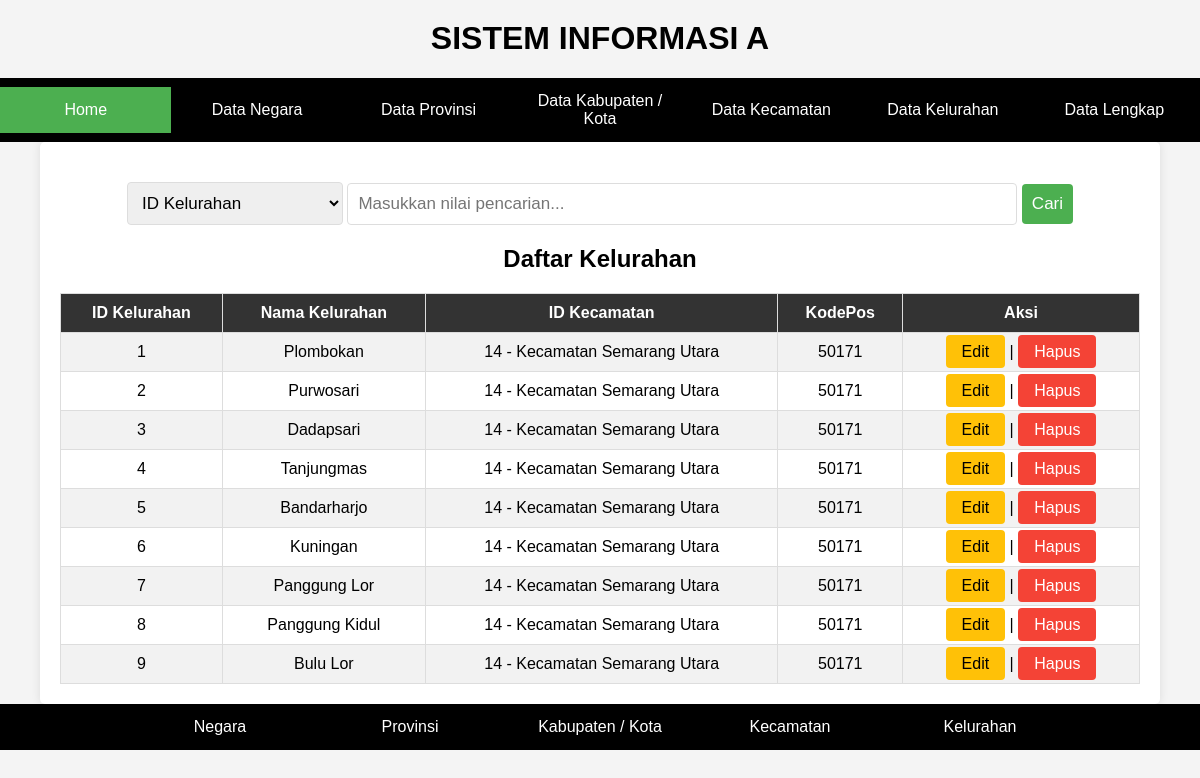
The page /admins/kelurahan.php on the database its author committed.
### tables this page shows
CREATE TABLE `areakelurahan` (
  `Id_Kelurahan` int(10) NOT NULL,
  `Kelurahan` varchar(100) NOT NULL,
  `Id_Kecamatan` int(11) NOT NULL,
  `KodePos` int(10) NOT NULL
);

CREATE TABLE `areakecamatan` (
  `Id_Kecamatan` int(11) NOT NULL,
  `Kecamatan` varchar(100) NOT NULL,
  `Id_KabKota` int(11) NOT NULL
);

### admins/kelurahan.php (the view, shortened to what this page needs)
<?php
$servername = "localhost";
$username = "root";
$password = "";
$dbname = "sia";
$conn = new mysqli($servername, $username, $password, $dbname);
$searchQuery = "";
$searchBy = "";
$sql = "SELECT areakelurahan.id_kelurahan, areakelurahan.kelurahan, areakelurahan.id_kecamatan, areakelurahan.kodepos, areakecamatan.kecamatan
        FROM areakelurahan
        JOIN areakecamatan ON areakelurahan.id_kecamatan = areakecamatan.id_kecamatan";
$result = $conn->query($sql);
?>
<!DOCTYPE html>
<html lang="en">
<head>
</head>
<body>
<h1>SISTEM INFORMASI A</h1>
<div class="navbar">
    <a href="../index.php" class="active">Home</a>
    <a href="../admins/negara.php">Data Negara</a>
    <a href="../admins/provinsi.php">Data Provinsi</a>
    <a href="../admins/kabkota.php">Data Kabupaten / Kota</a>
    <a href="../admins/kecamatan.php">Data Kecamatan</a>
    <a href="../admins/kelurahan.php">Data Kelurahan</a>
    <a href="../admins/data.php">Data Lengkap</a>
</div>
<div class="container">
    <div class="search-container">
        <form action="kelurahan.php" method="post">
            <select name="searchBy">
                <option value="id_kelurahan" <?php if ($searchBy == "id_kelurahan") echo "selected"; ?>>ID Kelurahan</option>
            </select>
            <input type="text" placeholder="Masukkan nilai pencarian..." name="searchQuery" value="<?php echo htmlspecialchars($searchQuery); ?>">
            <button type="submit">Cari</button>
        </form>
    </div>
    <?php
    if ($result->num_rows > 0) {
        echo "<h2 align='center'>Daftar Kelurahan</h2>";
        echo "<table class='data-table'>";
        echo "<tr><th>ID Kelurahan</th><th>Nama Kelurahan</th><th>ID Kecamatan</th><th>KodePos</th><th>Aksi</th></tr>";
        while($row = $result->fetch_assoc()) {
            echo "<tr><td>" . $row["id_kelurahan"] . "</td><td>" . $row["kelurahan"] . "</td><td>" . $row["id_kecamatan"] . " - " . $row["kecamatan"] . "</td><td>" . $row["kodepos"] . "</td><td><a href='../edit/editkelu.php?id=" . $row["id_kelurahan"] . "' class='edit-button'>Edit</a> | <a href='../hapus/deletekelu.php?id=" . $row["id_kelurahan"] . "' class='delete-button'>Hapus</a></td></tr>";
        }
        echo "</table>";
    } else {
        echo "Tidak ada Kelurahan yang ditemukan.";
    }
    ?>
</div>
<div class="navbar">
    <a href="negara.php">Negara</a>
    <a href="provinsi.php">Provinsi</a>
    <a href="kabkota.php">Kabupaten / Kota</a>
    <a href="kecamatan.php">Kecamatan</a>
    <a href="kelurahan.php">Kelurahan</a>
</div>
</body>
</html>

### admins/kelurahan.php (style rules this page uses)
body { font-family: Arial, sans-serif; background-color: #f4f4f4; margin: 0; padding: 0; }
h1 { text-align: center; margin-top: 20px; }
.navbar { background-color: black; overflow: hidden; text-align: center; display: flex; justify-content: center; align-items: center; flex-wrap: wrap; }
.navbar a { display: block; color: #fff; text-align: center; padding: 14px 20px; text-decoration: none; flex: 1; max-width: 150px; }
.navbar a.active { background-color: #4CAF50; color: white; }
.container { width: 90%; margin: 0 auto; background-color: #fff; padding: 20px; border-radius: 5px; box-shadow: 0 0 10px rgba(0, 0, 0, 0.1); overflow: hidden; }
.data-table { width: 100%; border-collapse: collapse; }
.data-table th, .data-table td { border: 1px solid #ddd; padding: 10px; text-align: center; }
.data-table th:first-child, .data-table td:first-child { width: 15%; }
.data-table th { background-color: #333; color: #fff; }
.data-table tr:nth-child(even) { background-color: #f2f2f2; }
.edit-button { background-color: #ffc107; color: #000; padding: 8px 16px; border: none; border-radius: 4px; text-decoration: none; }
.delete-button { background-color: #f44336; color: #fff; padding: 8px 16px; border: none; border-radius: 4px; text-decoration: none; }
.search-container { text-align: center; margin: 20px 0; }
.search-container input[type="text"] { padding: 10px; font-size: 17px; border: 1px solid #ddd; border-radius: 4px; width: 60%; }
.search-container select { padding: 10px; font-size: 17px; border: 1px solid #ddd; border-radius: 4px; width: 20%; }
.search-container button { padding: 10px; font-size: 17px; background-color: #4caf50; color: #fff; border: none; border-radius: 4px; cursor: pointer; }

### rows shown on the page
areakelurahan: Id_Kelurahan "1", Kelurahan "Plombokan", Id_Kecamatan "14", Id_Kecamatan.Kecamatan "Kecamatan Semarang Utara", KodePos "50171"
areakelurahan: Id_Kelurahan "2", Kelurahan "Purwosari", Id_Kecamatan "14", Id_Kecamatan.Kecamatan "Kecamatan Semarang Utara", KodePos "50171"
areakelurahan: Id_Kelurahan "3", Kelurahan "Dadapsari", Id_Kecamatan "14", Id_Kecamatan.Kecamatan "Kecamatan Semarang Utara", KodePos "50171"
areakelurahan: Id_Kelurahan "4", Kelurahan "Tanjungmas", Id_Kecamatan "14", Id_Kecamatan.Kecamatan "Kecamatan Semarang Utara", KodePos "50171"
areakelurahan: Id_Kelurahan "5", Kelurahan "Bandarharjo", Id_Kecamatan "14", Id_Kecamatan.Kecamatan "Kecamatan Semarang Utara", KodePos "50171"
areakelurahan: Id_Kelurahan "6", Kelurahan "Kuningan", Id_Kecamatan "14", Id_Kecamatan.Kecamatan "Kecamatan Semarang Utara", KodePos "50171"
areakelurahan: Id_Kelurahan "7", Kelurahan "Panggung Lor", Id_Kecamatan "14", Id_Kecamatan.Kecamatan "Kecamatan Semarang Utara", KodePos "50171"
areakelurahan: Id_Kelurahan "8", Kelurahan "Panggung Kidul", Id_Kecamatan "14", Id_Kecamatan.Kecamatan "Kecamatan Semarang Utara", KodePos "50171"
areakelurahan: Id_Kelurahan "9", Kelurahan "Bulu Lor", Id_Kecamatan "14", Id_Kecamatan.Kecamatan "Kecamatan Semarang Utara", KodePos "50171"
